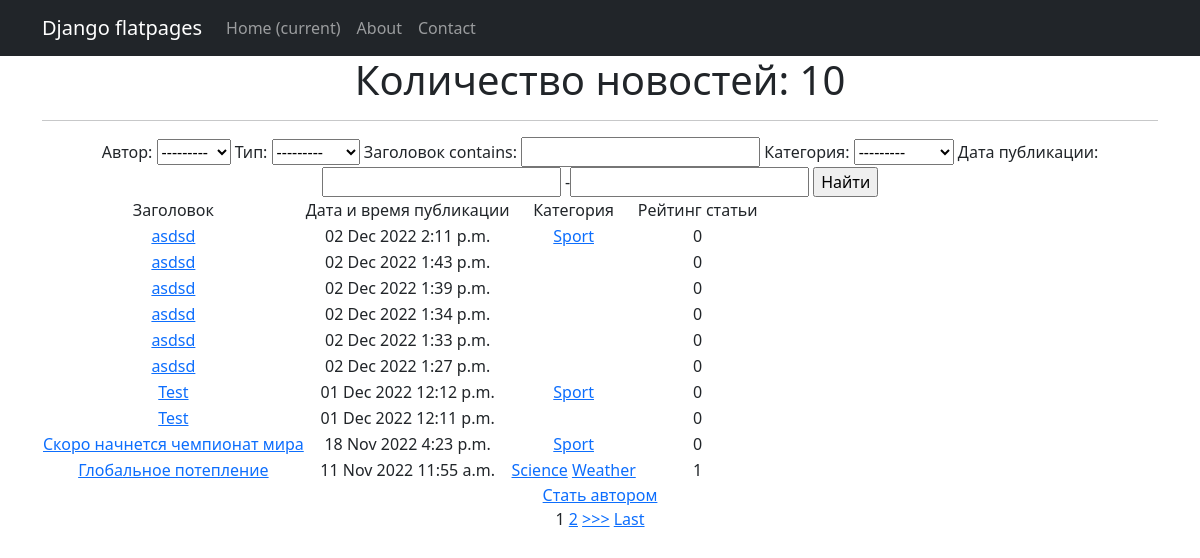
The app's page /posts/, older data.
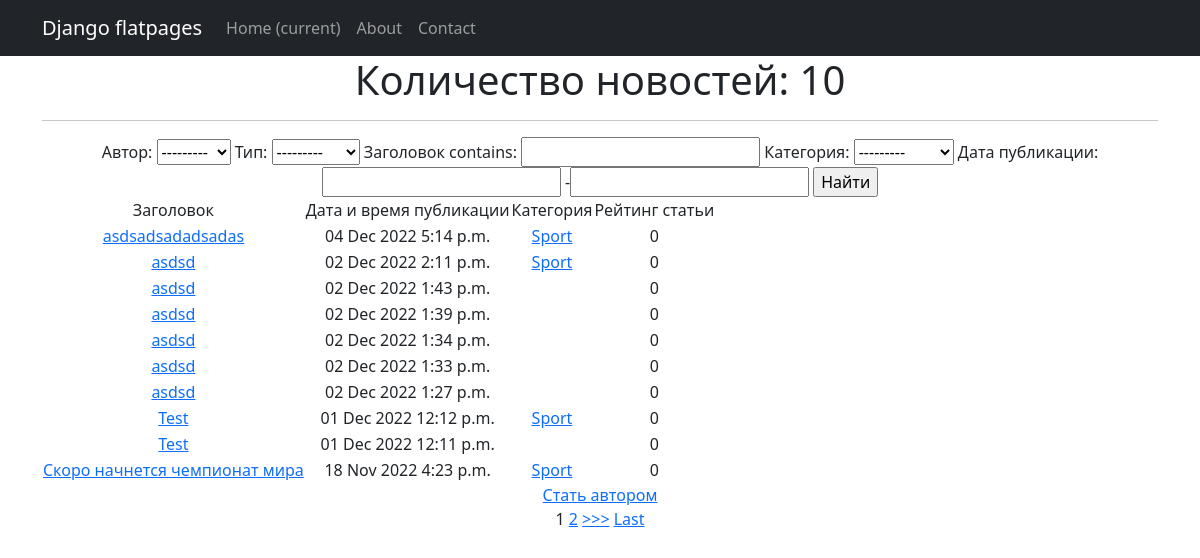
The same page, newer data.
### news/models.py (models this page shows, shortened)
class Post(models.Model):
    author = models.ForeignKey(Author, on_delete=models.CASCADE, verbose_name='Автор')
    NEWS = 'NW'
    ARTICLE = 'AR'
    CATEGORY_CHOISES = (
        (NEWS, 'Новость'),
        (ARTICLE, 'Статья')
    )
    categoryType = models.CharField(max_length=2, choices=CATEGORY_CHOISES, default=ARTICLE, verbose_name='Тип')
    dateCreation = models.DateTimeField(auto_now_add=True, verbose_name='Дата публикации')
    postCategory = models.ManyToManyField(Category, through='PostCategory', verbose_name='Категория')
    title = models.CharField(max_length=128, verbose_name='Заголовок')
    text = models.TextField(verbose_name='Содержание')
    rating = models.SmallIntegerField(default=0, verbose_name='Рейтинг')

class Category(models.Model):
    name = models.CharField(max_length=64, unique=True, verbose_name='Категория')
    subscribers = models.ManyToManyField(User, related_name='categories')
    def __str__(self):
        return self.name
    class Meta:
        verbose_name = 'Категория'
        verbose_name_plural = 'Категории'

### news/views.py (the view)
# urls.py: path('', PostList.as_view()),
class PostList(ListView):
    model = Post
    template_name = 'news/posts.html'
    context_object_name = 'posts'
    ordering = ['-dateCreation']
    paginate_by = 10
    def get_filter(self):
        return PostFilter(self.request.GET, queryset=super().get_queryset())
    def get_queryset(self):
        return self.get_filter().qs
    def get_context_data(self, *args, **kwargs):
        return {
            **super().get_context_data(*args, **kwargs),
            "filter": self.get_filter(),
        }

### news/models.py (called while the page is built)
    def __str__(self):
        return self.authorUser.username

### templates/news/posts.html (shortened to what this page needs)
{% extends 'flatpages/default.html' %}
{% block content %}
    <h1>Количество новостей: {{ posts|length }} </h1>
    <hr>
<form method="GET">
    {{ filter.form }}
    <input type="submit" value="Найти">
</form>
    {% if posts %}
        <table>
            <tr>
                <td>
                    Заголовок
                </td>
                <td>
                    Дата и время публикации
                </td>
                <td>
                    Категория
                </td>
                <td>
                    Рейтинг статьи
                </td>
            </tr>
        {% for post in posts %}
            <tr>
                <td>
                    <a href="{% url 'post' post.id %}">{{ post.title|truncatewords:30 }}</a>
                </td>
                <td>
                    {{ post.dateCreation|date:'d M Y' }}
                    {{ post.dateCreation|time }}
                </td>
                <td>
                    {% for cat in post.postCategory.all %}
                    <a href="{% url 'category_list' cat.id %}">{{ cat.name }}</a>
                    {% endfor %}
                </td>
                <td>
                    {{ post.rating }}
                </td>
            </tr>
        {% endfor %}
        </table>
    {% else %}
        <h2>Новостей нет!</h2>
    {% endif %}
    <a href="{% url 'create_author' %}">Стать автором</a> <br>
    {% for num in page_obj.paginator.page_range %}
        {% if page_obj.number == num %}
            <a>{{ num }}</a>
        {% elif num > page_obj.number|add:'-3' and num < page_obj.number|add:'3' %}
            <a href="?page={{ num }}">{{ num }}</a>
        {% endif %}
    {% endfor %}
    {% if page_obj.has_next %}
        <a href="?page={{ page_obj.next_page_number }}">>>></a>
        <a href="?page={{ page_obj.paginator.num_pages }}">Last</a>
    {% endif %}
{% endblock content %}

Row changes from the older to the newer data that the page shows:
no longer on this page (row unchanged): Post: title "Глобальное потепление", dateCreation "11 Nov 2022", dateCreation "11:55 a.m.", rating "1"
no longer on this page (row unchanged): Category: name "Science", shown under "Глобальное потепление"
no longer on this page (row unchanged): Category: name "Weather", shown under "Глобальное потепление"
added Post: title "asdsadsadadsadas", dateCreation "04 Dec 2022", dateCreation "5:14 p.m.", rating "0", Category (name "Sport")
